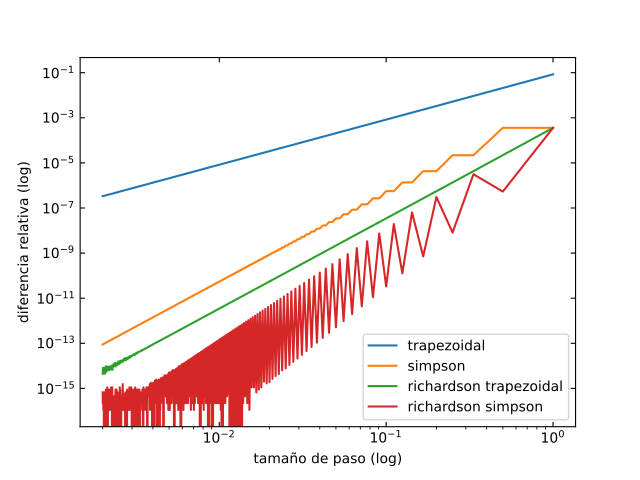

The script that saved this image:
import numpy as np # para leer los datos y guardarlos en arreglos
import matplotlib.pyplot as plt
import sys

# leer los datos
h, e_trap, e_simp, e_r_trap, e_r_simp = np.genfromtxt(sys.argv[1], unpack=True)

# dibujar y guardar a un pdf
fig, ax = plt.subplots()
ax.plot(h, e_trap, label="trapezoidal")
ax.plot(h, e_simp, label="simpson")
ax.plot(h, e_r_trap, label="richardson trapezoidal")
ax.plot(h, e_r_simp, label="richardson simpson")
ax.legend() #que aparezcan los labels


# TODO labels
ax.set_ylabel("diferencia relativa (log)")
ax.set_xlabel("tamaño de paso (log)")


# TODO : Escala log en x y en y 
ax.set_yscale("log")
ax.set_xscale("log")


plt.tick_params(top=True, right=True, direction = "in")
# Imprimir la figura
fig.savefig("plot.pdf")
